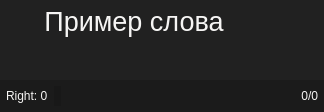
<?xml version="1.0" encoding="UTF-8"?>
<ui version="4.0">
 <class>Form</class>
 <widget class="QWidget" name="Form">
  <property name="geometry">
   <rect>
    <x>0</x>
    <y>0</y>
    <width>324</width>
    <height>112</height>
   </rect>
  </property>
  <property name="sizePolicy">
   <sizepolicy hsizetype="Maximum" vsizetype="Maximum">
    <horstretch>0</horstretch>
    <verstretch>0</verstretch>
   </sizepolicy>
  </property>
  <property name="windowTitle">
   <string>Form</string>
  </property>
  <property name="styleSheet">
   <string notr="true">background-color: rgb(33, 33, 33);</string>
  </property>
  <layout class="QVBoxLayout" name="verticalLayout_2">
   <property name="spacing">
    <number>0</number>
   </property>
   <property name="leftMargin">
    <number>0</number>
   </property>
   <property name="topMargin">
    <number>0</number>
   </property>
   <property name="rightMargin">
    <number>0</number>
   </property>
   <property name="bottomMargin">
    <number>0</number>
   </property>
   <item>
    <layout class="QVBoxLayout" name="verticalLayout_3" stretch="0,0,0,0">
     <property name="spacing">
      <number>0</number>
     </property>
     <item>
      <widget class="QWidget" name="widget" native="true">
       <property name="sizePolicy">
        <sizepolicy hsizetype="Preferred" vsizetype="Preferred">
         <horstretch>0</horstretch>
         <verstretch>0</verstretch>
        </sizepolicy>
       </property>
       <property name="maximumSize">
        <size>
         <width>16777215</width>
         <height>16777215</height>
        </size>
       </property>
       <layout class="QHBoxLayout" name="horizontalLayout">
        <property name="leftMargin">
         <number>6</number>
        </property>
        <property name="topMargin">
         <number>6</number>
        </property>
        <property name="rightMargin">
         <number>6</number>
        </property>
        <property name="bottomMargin">
         <number>6</number>
        </property>
        <item>
         <widget class="QLabel" name="label_word">
          <property name="font">
           <font>
            <pointsize>20</pointsize>
           </font>
          </property>
          <property name="styleSheet">
           <string notr="true">background-color: rgba(255, 255, 255, 0);
color: rgb(246, 245, 244);</string>
          </property>
          <property name="text">
           <string>Пример слова</string>
          </property>
          <property name="alignment">
           <set>Qt::AlignCenter</set>
          </property>
          <property name="margin">
           <number>0</number>
          </property>
         </widget>
        </item>
        <item>
         <widget class="QLabel" name="label_right">
          <property name="maximumSize">
           <size>
            <width>50</width>
            <height>50</height>
           </size>
          </property>
          <property name="styleSheet">
           <string notr="true">background-color: rgba(255, 255, 255, 0);</string>
          </property>
          <property name="text">
           <string/>
          </property>
          <property name="pixmap">
           <pixmap>../../icons/checked.png</pixmap>
          </property>
          <property name="scaledContents">
           <bool>true</bool>
          </property>
         </widget>
        </item>
       </layout>
      </widget>
     </item>
     <item>
      <spacer name="verticalSpacer">
       <property name="orientation">
        <enum>Qt::Vertical</enum>
       </property>
       <property name="sizeHint" stdset="0">
        <size>
         <width>20</width>
         <height>40</height>
        </size>
       </property>
      </spacer>
     </item>
     <item>
      <widget class="QWidget" name="widget_translation" native="true">
       <property name="sizePolicy">
        <sizepolicy hsizetype="Preferred" vsizetype="Preferred">
         <horstretch>0</horstretch>
         <verstretch>0</verstretch>
        </sizepolicy>
       </property>
       <property name="maximumSize">
        <size>
         <width>16777215</width>
         <height>20</height>
        </size>
       </property>
       <layout class="QHBoxLayout" name="layout_translation">
        <property name="spacing">
         <number>0</number>
        </property>
        <property name="leftMargin">
         <number>6</number>
        </property>
        <property name="topMargin">
         <number>0</number>
        </property>
        <property name="rightMargin">
         <number>6</number>
        </property>
        <property name="bottomMargin">
         <number>0</number>
        </property>
       </layout>
      </widget>
     </item>
     <item>
      <widget class="QWidget" name="widget" native="true">
       <property name="sizePolicy">
        <sizepolicy hsizetype="Preferred" vsizetype="Preferred">
         <horstretch>0</horstretch>
         <verstretch>0</verstretch>
        </sizepolicy>
       </property>
       <property name="maximumSize">
        <size>
         <width>16777215</width>
         <height>16777215</height>
        </size>
       </property>
       <property name="styleSheet">
        <string notr="true">background-color: rgba(23, 23, 23, 148);</string>
       </property>
       <layout class="QHBoxLayout" name="horizontalLayout_3">
        <property name="leftMargin">
         <number>6</number>
        </property>
        <property name="topMargin">
         <number>6</number>
        </property>
        <property name="rightMargin">
         <number>6</number>
        </property>
        <property name="bottomMargin">
         <number>6</number>
        </property>
        <item>
         <widget class="QLabel" name="label_correct_answer">
          <property name="sizePolicy">
           <sizepolicy hsizetype="Preferred" vsizetype="Maximum">
            <horstretch>0</horstretch>
            <verstretch>0</verstretch>
           </sizepolicy>
          </property>
          <property name="styleSheet">
           <string notr="true">color: rgb(246, 245, 244);
background-color: rgba(0,0,0,0);</string>
          </property>
          <property name="text">
           <string>Right: 0</string>
          </property>
         </widget>
        </item>
        <item>
         <widget class="QLabel" name="label_check">
          <property name="maximumSize">
           <size>
            <width>25</width>
            <height>25</height>
           </size>
          </property>
          <property name="text">
           <string/>
          </property>
          <property name="pixmap">
           <pixmap>../../icons/checked.png</pixmap>
          </property>
          <property name="scaledContents">
           <bool>true</bool>
          </property>
          <property name="alignment">
           <set>Qt::AlignCenter</set>
          </property>
         </widget>
        </item>
        <item>
         <spacer name="horizontalSpacer">
          <property name="orientation">
           <enum>Qt::Horizontal</enum>
          </property>
          <property name="sizeHint" stdset="0">
           <size>
            <width>40</width>
            <height>20</height>
           </size>
          </property>
         </spacer>
        </item>
        <item>
         <widget class="QPushButton" name="but_back">
          <property name="sizePolicy">
           <sizepolicy hsizetype="Maximum" vsizetype="Maximum">
            <horstretch>0</horstretch>
            <verstretch>0</verstretch>
           </sizepolicy>
          </property>
          <property name="minimumSize">
           <size>
            <width>0</width>
            <height>0</height>
           </size>
          </property>
          <property name="styleSheet">
           <string notr="true">QPushButton {
color: rgb(250, 250, 250);
background-color: rgba(255, 255, 255, 0);
border-radius: 5px;
border: 0px solid #ffffff;
padding-left:10px;
padding-right:10px;
padding-top:2px;
padding-bottom:2px;
}</string>
          </property>
          <property name="text">
           <string/>
          </property>
          <property name="icon">
           <iconset>
            <normaloff>../../icons/left-arrow.png</normaloff>../../icons/left-arrow.png</iconset>
          </property>
          <property name="iconSize">
           <size>
            <width>16</width>
            <height>16</height>
           </size>
          </property>
         </widget>
        </item>
        <item>
         <widget class="QPushButton" name="but_check">
          <property name="sizePolicy">
           <sizepolicy hsizetype="Maximum" vsizetype="Maximum">
            <horstretch>0</horstretch>
            <verstretch>0</verstretch>
           </sizepolicy>
          </property>
          <property name="styleSheet">
           <string notr="true">QPushButton {
color: rgb(250, 250, 250);
background-color: rgba(255, 255, 255, 0);
border-radius: 5px;
border: 0px solid #000;
padding-left:5px;
padding-right:5px;
}</string>
          </property>
          <property name="text">
           <string/>
          </property>
          <property name="icon">
           <iconset>
            <normaloff>../../icons/check-mark.png</normaloff>../../icons/check-mark.png</iconset>
          </property>
          <property name="iconSize">
           <size>
            <width>20</width>
            <height>20</height>
           </size>
          </property>
         </widget>
        </item>
        <item>
         <widget class="QPushButton" name="but_next">
          <property name="sizePolicy">
           <sizepolicy hsizetype="Maximum" vsizetype="Maximum">
            <horstretch>0</horstretch>
            <verstretch>0</verstretch>
           </sizepolicy>
          </property>
          <property name="minimumSize">
           <size>
            <width>0</width>
            <height>0</height>
           </size>
          </property>
          <property name="styleSheet">
           <string notr="true">QPushButton {
color: rgb(250, 250, 250);
background-color: rgba(255, 255, 255, 0);
border-radius: 5px;
border: 0px solid #ffffff;
padding-left:10px;
padding-right:10px;
padding-top:2px;
padding-bottom:2px;
}</string>
          </property>
          <property name="text">
           <string/>
          </property>
          <property name="icon">
           <iconset>
            <normaloff>../../icons/right-arrow.png</normaloff>../../icons/right-arrow.png</iconset>
          </property>
          <property name="iconSize">
           <size>
            <width>16</width>
            <height>16</height>
           </size>
          </property>
         </widget>
        </item>
        <item>
         <spacer name="horizontalSpacer_2">
          <property name="orientation">
           <enum>Qt::Horizontal</enum>
          </property>
          <property name="sizeHint" stdset="0">
           <size>
            <width>40</width>
            <height>20</height>
           </size>
          </property>
         </spacer>
        </item>
        <item>
         <widget class="QLabel" name="label_count_list">
          <property name="sizePolicy">
           <sizepolicy hsizetype="Preferred" vsizetype="Maximum">
            <horstretch>0</horstretch>
            <verstretch>0</verstretch>
           </sizepolicy>
          </property>
          <property name="styleSheet">
           <string notr="true">color: rgb(246, 245, 244);
background-color: rgba(0,0,0,0);</string>
          </property>
          <property name="text">
           <string>0/0</string>
          </property>
          <property name="alignment">
           <set>Qt::AlignRight|Qt::AlignTrailing|Qt::AlignVCenter</set>
          </property>
         </widget>
        </item>
       </layout>
      </widget>
     </item>
    </layout>
   </item>
  </layout>
 </widget>
 <resources/>
 <connections/>
</ui>
